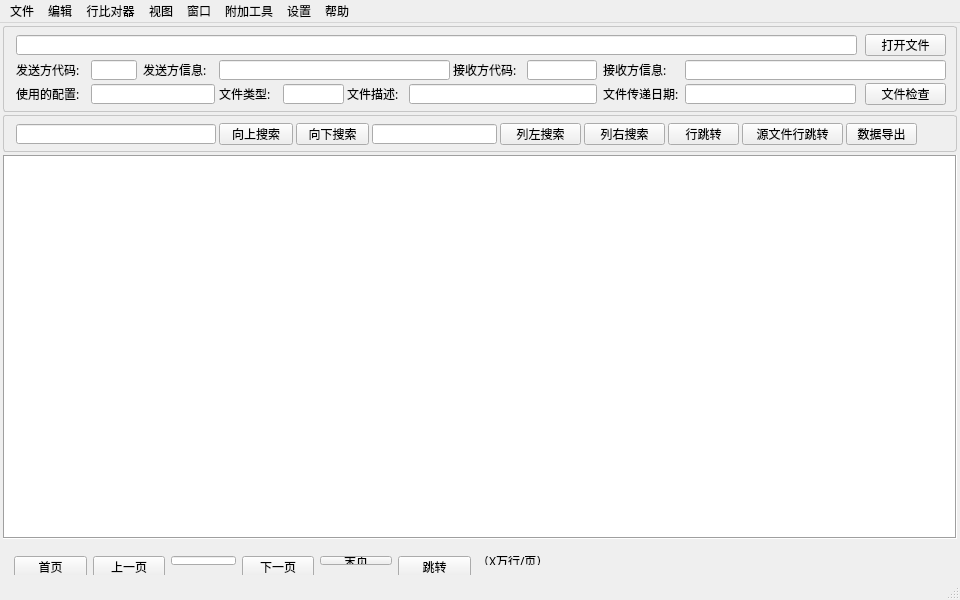
<?xml version="1.0" encoding="UTF-8"?>
<ui version="4.0">
 <class>MainWindow</class>
 <widget class="QMainWindow" name="MainWindow">
  <property name="geometry">
   <rect>
    <x>0</x>
    <y>0</y>
    <width>960</width>
    <height>600</height>
   </rect>
  </property>
  <property name="minimumSize">
   <size>
    <width>960</width>
    <height>300</height>
   </size>
  </property>
  <property name="windowTitle">
   <string>基金文件阅读器</string>
  </property>
  <property name="windowIcon">
   <iconset resource="../res.qrc">
    <normaloff>:/res/icon.ico</normaloff>:/res/icon.ico</iconset>
  </property>
  <property name="styleSheet">
   <string notr="true">font-family:Microsoft YaHei,Sans-serif;</string>
  </property>
  <property name="toolButtonStyle">
   <enum>Qt::ToolButtonTextOnly</enum>
  </property>
  <widget class="QWidget" name="centralWidget">
   <layout class="QVBoxLayout" name="verticalLayout">
    <property name="spacing">
     <number>3</number>
    </property>
    <property name="leftMargin">
     <number>3</number>
    </property>
    <property name="topMargin">
     <number>3</number>
    </property>
    <property name="rightMargin">
     <number>3</number>
    </property>
    <property name="bottomMargin">
     <number>3</number>
    </property>
    <item>
     <widget class="QFrame" name="frameInfo">
      <property name="sizePolicy">
       <sizepolicy hsizetype="Preferred" vsizetype="Fixed">
        <horstretch>0</horstretch>
        <verstretch>0</verstretch>
       </sizepolicy>
      </property>
      <property name="minimumSize">
       <size>
        <width>0</width>
        <height>86</height>
       </size>
      </property>
      <property name="maximumSize">
       <size>
        <width>16777215</width>
        <height>86</height>
       </size>
      </property>
      <property name="autoFillBackground">
       <bool>false</bool>
      </property>
      <property name="styleSheet">
       <string notr="true">.QFrame{
border-left: 1px solid rgb(198, 198, 198);
border-right: 1px solid rgb(198, 198, 198);
border-top: 1px solid rgb(198, 198, 198);
border-bottom: 1px solid rgb(198, 198, 198);
border-radius:3px;
}</string>
      </property>
      <property name="frameShape">
       <enum>QFrame::NoFrame</enum>
      </property>
      <property name="frameShadow">
       <enum>QFrame::Plain</enum>
      </property>
      <widget class="QLineEdit" name="currentOpenFilePathLineText">
       <property name="geometry">
        <rect>
         <x>13</x>
         <y>9</y>
         <width>841</width>
         <height>20</height>
        </rect>
       </property>
       <property name="readOnly">
        <bool>false</bool>
       </property>
      </widget>
      <widget class="QPushButton" name="pushButtonOpenFile">
       <property name="geometry">
        <rect>
         <x>862</x>
         <y>8</y>
         <width>81</width>
         <height>22</height>
        </rect>
       </property>
       <property name="text">
        <string>打开文件</string>
       </property>
      </widget>
      <widget class="QLabel" name="labelSendCode">
       <property name="geometry">
        <rect>
         <x>13</x>
         <y>34</y>
         <width>71</width>
         <height>20</height>
        </rect>
       </property>
       <property name="text">
        <string>发送方代码:</string>
       </property>
      </widget>
      <widget class="QLineEdit" name="lineEditSendCode">
       <property name="geometry">
        <rect>
         <x>88</x>
         <y>34</y>
         <width>46</width>
         <height>20</height>
        </rect>
       </property>
      </widget>
      <widget class="QLabel" name="labelSendInfo">
       <property name="geometry">
        <rect>
         <x>140</x>
         <y>34</y>
         <width>71</width>
         <height>20</height>
        </rect>
       </property>
       <property name="text">
        <string>发送方信息:</string>
       </property>
      </widget>
      <widget class="QLineEdit" name="lineEditSenfInfo">
       <property name="geometry">
        <rect>
         <x>216</x>
         <y>34</y>
         <width>231</width>
         <height>20</height>
        </rect>
       </property>
      </widget>
      <widget class="QLabel" name="labelRecCode">
       <property name="geometry">
        <rect>
         <x>450</x>
         <y>34</y>
         <width>71</width>
         <height>20</height>
        </rect>
       </property>
       <property name="text">
        <string>接收方代码:</string>
       </property>
      </widget>
      <widget class="QLineEdit" name="lineEditRecCode">
       <property name="geometry">
        <rect>
         <x>524</x>
         <y>34</y>
         <width>70</width>
         <height>20</height>
        </rect>
       </property>
      </widget>
      <widget class="QLabel" name="labeTRecInfo">
       <property name="geometry">
        <rect>
         <x>600</x>
         <y>34</y>
         <width>71</width>
         <height>20</height>
        </rect>
       </property>
       <property name="text">
        <string>接收方信息:</string>
       </property>
      </widget>
      <widget class="QLineEdit" name="lineEditRecInfo">
       <property name="geometry">
        <rect>
         <x>682</x>
         <y>34</y>
         <width>261</width>
         <height>20</height>
        </rect>
       </property>
      </widget>
      <widget class="QLabel" name="labelUseIni">
       <property name="geometry">
        <rect>
         <x>13</x>
         <y>58</y>
         <width>71</width>
         <height>20</height>
        </rect>
       </property>
       <property name="text">
        <string>使用的配置:</string>
       </property>
      </widget>
      <widget class="QLineEdit" name="lineEditUseIni">
       <property name="geometry">
        <rect>
         <x>88</x>
         <y>58</y>
         <width>124</width>
         <height>20</height>
        </rect>
       </property>
       <property name="readOnly">
        <bool>false</bool>
       </property>
      </widget>
      <widget class="QLabel" name="labelFileType">
       <property name="geometry">
        <rect>
         <x>216</x>
         <y>58</y>
         <width>61</width>
         <height>20</height>
        </rect>
       </property>
       <property name="text">
        <string>文件类型:</string>
       </property>
      </widget>
      <widget class="QLineEdit" name="lineEditFileType">
       <property name="geometry">
        <rect>
         <x>280</x>
         <y>58</y>
         <width>61</width>
         <height>20</height>
        </rect>
       </property>
       <property name="readOnly">
        <bool>false</bool>
       </property>
      </widget>
      <widget class="QLabel" name="labelFileDescribe">
       <property name="geometry">
        <rect>
         <x>344</x>
         <y>58</y>
         <width>61</width>
         <height>20</height>
        </rect>
       </property>
       <property name="text">
        <string>文件描述:</string>
       </property>
      </widget>
      <widget class="QLineEdit" name="lineEditFileDescribe">
       <property name="geometry">
        <rect>
         <x>406</x>
         <y>58</y>
         <width>188</width>
         <height>20</height>
        </rect>
       </property>
       <property name="readOnly">
        <bool>false</bool>
       </property>
      </widget>
      <widget class="QLabel" name="labelFileTransferDate">
       <property name="geometry">
        <rect>
         <x>600</x>
         <y>58</y>
         <width>81</width>
         <height>20</height>
        </rect>
       </property>
       <property name="text">
        <string>文件传递日期:</string>
       </property>
      </widget>
      <widget class="QLineEdit" name="lineEditFileTransferDate">
       <property name="geometry">
        <rect>
         <x>682</x>
         <y>58</y>
         <width>171</width>
         <height>20</height>
        </rect>
       </property>
       <property name="readOnly">
        <bool>false</bool>
       </property>
      </widget>
      <widget class="QPushButton" name="pushButtonOpenFile_2">
       <property name="geometry">
        <rect>
         <x>862</x>
         <y>57</y>
         <width>81</width>
         <height>22</height>
        </rect>
       </property>
       <property name="text">
        <string>文件检查</string>
       </property>
      </widget>
     </widget>
    </item>
    <item>
     <widget class="QFrame" name="frameTools">
      <property name="sizePolicy">
       <sizepolicy hsizetype="Preferred" vsizetype="Fixed">
        <horstretch>0</horstretch>
        <verstretch>0</verstretch>
       </sizepolicy>
      </property>
      <property name="minimumSize">
       <size>
        <width>0</width>
        <height>37</height>
       </size>
      </property>
      <property name="maximumSize">
       <size>
        <width>16777215</width>
        <height>37</height>
       </size>
      </property>
      <property name="styleSheet">
       <string notr="true">.QFrame{
border-left: 1px solid rgb(198, 198, 198);
border-right: 1px solid rgb(198, 198, 198);
border-top: 1px solid rgb(198, 198, 198);
border-bottom: 1px solid rgb(198, 198, 198);
border-radius:3px;
}</string>
      </property>
      <property name="frameShape">
       <enum>QFrame::NoFrame</enum>
      </property>
      <property name="frameShadow">
       <enum>QFrame::Plain</enum>
      </property>
      <property name="lineWidth">
       <number>1</number>
      </property>
      <widget class="QLineEdit" name="lineTextText">
       <property name="geometry">
        <rect>
         <x>13</x>
         <y>9</y>
         <width>200</width>
         <height>20</height>
        </rect>
       </property>
       <property name="readOnly">
        <bool>false</bool>
       </property>
      </widget>
      <widget class="QPushButton" name="pushButtonPreSearch">
       <property name="geometry">
        <rect>
         <x>216</x>
         <y>8</y>
         <width>74</width>
         <height>22</height>
        </rect>
       </property>
       <property name="toolTip">
        <string>&lt;html&gt;&lt;head/&gt;&lt;body&gt;&lt;p&gt;从你当前光标所在单元格开始向上全文件搜索文件内容...&lt;/p&gt;&lt;/body&gt;&lt;/html&gt;</string>
       </property>
       <property name="text">
        <string>向上搜索</string>
       </property>
      </widget>
      <widget class="QPushButton" name="pushButtonNextSearch">
       <property name="geometry">
        <rect>
         <x>293</x>
         <y>8</y>
         <width>73</width>
         <height>22</height>
        </rect>
       </property>
       <property name="toolTip">
        <string>&lt;html&gt;&lt;head/&gt;&lt;body&gt;&lt;p&gt;从你当前光标所在单元格开始向下全文件搜索文件内容...&lt;/p&gt;&lt;/body&gt;&lt;/html&gt;</string>
       </property>
       <property name="text">
        <string>向下搜索</string>
       </property>
      </widget>
      <widget class="QLineEdit" name="lineTextText_2">
       <property name="geometry">
        <rect>
         <x>369</x>
         <y>9</y>
         <width>125</width>
         <height>20</height>
        </rect>
       </property>
       <property name="toolTip">
        <string>这里输入字段的中文或者英文名都可以跳转</string>
       </property>
       <property name="readOnly">
        <bool>false</bool>
       </property>
      </widget>
      <widget class="QPushButton" name="pushButtonColumnJump">
       <property name="geometry">
        <rect>
         <x>497</x>
         <y>8</y>
         <width>81</width>
         <height>22</height>
        </rect>
       </property>
       <property name="toolTip">
        <string>&lt;html&gt;&lt;head/&gt;&lt;body&gt;&lt;p&gt;++++++++++++++++++++++++++++++++++&lt;/p&gt;&lt;p&gt;此功能用于快速跳转到你要查看的列&lt;/p&gt;&lt;p&gt;将水平进度条滚动到搜索的列（向左搜索）&lt;/p&gt;&lt;p&gt;请输入列标题跳转&lt;/p&gt;&lt;p&gt;支持输入列中文或者英文标题&lt;/p&gt;&lt;p&gt;+++++++++++++++++++++++++++++++++&lt;/p&gt;&lt;/body&gt;&lt;/html&gt;</string>
       </property>
       <property name="text">
        <string>列左搜索</string>
       </property>
      </widget>
      <widget class="QPushButton" name="pushButtonRowJump">
       <property name="geometry">
        <rect>
         <x>665</x>
         <y>8</y>
         <width>71</width>
         <height>22</height>
        </rect>
       </property>
       <property name="toolTip">
        <string>此功能为快速行跳转功能,将垂直进度条滚动到输入的行</string>
       </property>
       <property name="text">
        <string>行跳转</string>
       </property>
      </widget>
      <widget class="QPushButton" name="pushButtonRowJump2">
       <property name="geometry">
        <rect>
         <x>739</x>
         <y>8</y>
         <width>101</width>
         <height>22</height>
        </rect>
       </property>
       <property name="toolTip">
        <string>+++++++++++++++++++++++++++++++++++++++++++
此功能为快速行跳转功能,将垂直进度条滚动到输
入的源文件行,比如你使用文本编辑器打开数据文
件,发现文件第100行内容有问题,你可以在这里直
接输入100跳转到该行（文件第100行并不是记录第
100行）
+++++++++++++++++++++++++++++++++++++++++++</string>
       </property>
       <property name="text">
        <string>源文件行跳转</string>
       </property>
      </widget>
      <widget class="QPushButton" name="pushButtonExport">
       <property name="geometry">
        <rect>
         <x>843</x>
         <y>8</y>
         <width>71</width>
         <height>22</height>
        </rect>
       </property>
       <property name="toolTip">
        <string>&lt;html&gt;&lt;head/&gt;&lt;body&gt;&lt;p&gt;可以将数据导出到excel文件进行排序、筛选、统计分析...&lt;/p&gt;&lt;/body&gt;&lt;/html&gt;</string>
       </property>
       <property name="text">
        <string>数据导出</string>
       </property>
      </widget>
      <widget class="QPushButton" name="pushButtonColumnJump_2">
       <property name="geometry">
        <rect>
         <x>581</x>
         <y>8</y>
         <width>81</width>
         <height>22</height>
        </rect>
       </property>
       <property name="toolTip">
        <string>&lt;html&gt;&lt;head/&gt;&lt;body&gt;&lt;p&gt;++++++++++++++++++++++++++++++++++&lt;/p&gt;&lt;p&gt;此功能用于快速跳转到你要查看的列&lt;/p&gt;&lt;p&gt;将水平进度条滚动到搜索的列（向右搜索）&lt;/p&gt;&lt;p&gt;请输入列标题跳转&lt;/p&gt;&lt;p&gt;支持输入列中文或者英文标题&lt;/p&gt;&lt;p&gt;+++++++++++++++++++++++++++++++++&lt;/p&gt;&lt;/body&gt;&lt;/html&gt;</string>
       </property>
       <property name="text">
        <string>列右搜索</string>
       </property>
      </widget>
     </widget>
    </item>
    <item>
     <layout class="QGridLayout" name="gridLayout">
      <property name="bottomMargin">
       <number>0</number>
      </property>
      <item row="0" column="0">
       <widget class="QTableWidget" name="tableWidget">
        <property name="frameShape">
         <enum>QFrame::Box</enum>
        </property>
        <property name="frameShadow">
         <enum>QFrame::Sunken</enum>
        </property>
       </widget>
      </item>
      <item row="1" column="0">
       <widget class="QFrame" name="framePage">
        <property name="minimumSize">
         <size>
          <width>0</width>
          <height>30</height>
         </size>
        </property>
        <property name="maximumSize">
         <size>
          <width>16777215</width>
          <height>30</height>
         </size>
        </property>
        <property name="frameShape">
         <enum>QFrame::Box</enum>
        </property>
        <property name="frameShadow">
         <enum>QFrame::Plain</enum>
        </property>
        <property name="lineWidth">
         <number>0</number>
        </property>
        <widget class="QWidget" name="layoutWidget">
         <property name="geometry">
          <rect>
           <x>0</x>
           <y>0</y>
           <width>557</width>
           <height>31</height>
          </rect>
         </property>
         <layout class="QHBoxLayout" name="horizontalLayout">
          <item>
           <widget class="QPushButton" name="pushButtonPageFirst">
            <property name="minimumSize">
             <size>
              <width>0</width>
              <height>22</height>
             </size>
            </property>
            <property name="maximumSize">
             <size>
              <width>16777215</width>
              <height>22</height>
             </size>
            </property>
            <property name="toolTip">
             <string/>
            </property>
            <property name="text">
             <string>首页</string>
            </property>
           </widget>
          </item>
          <item>
           <widget class="QPushButton" name="pushButtonPagePrevious">
            <property name="minimumSize">
             <size>
              <width>0</width>
              <height>22</height>
             </size>
            </property>
            <property name="maximumSize">
             <size>
              <width>16777215</width>
              <height>22</height>
             </size>
            </property>
            <property name="toolTip">
             <string/>
            </property>
            <property name="text">
             <string>上一页</string>
            </property>
           </widget>
          </item>
          <item>
           <widget class="QLineEdit" name="pageText">
            <property name="minimumSize">
             <size>
              <width>65</width>
              <height>0</height>
             </size>
            </property>
            <property name="maximumSize">
             <size>
              <width>65</width>
              <height>16777215</height>
             </size>
            </property>
            <property name="toolTip">
             <string>当前所在页,可以输入页码后点击“跳转”按钮前往输入的页</string>
            </property>
            <property name="readOnly">
             <bool>false</bool>
            </property>
           </widget>
          </item>
          <item>
           <widget class="QPushButton" name="pushButtonPageNext">
            <property name="minimumSize">
             <size>
              <width>0</width>
              <height>22</height>
             </size>
            </property>
            <property name="maximumSize">
             <size>
              <width>16777215</width>
              <height>22</height>
             </size>
            </property>
            <property name="toolTip">
             <string/>
            </property>
            <property name="text">
             <string>下一页</string>
            </property>
           </widget>
          </item>
          <item>
           <widget class="QPushButton" name="pushButtonPageLast">
            <property name="maximumSize">
             <size>
              <width>16777215</width>
              <height>22</height>
             </size>
            </property>
            <property name="toolTip">
             <string/>
            </property>
            <property name="text">
             <string>末页</string>
            </property>
           </widget>
          </item>
          <item>
           <widget class="QPushButton" name="pushButtonGo">
            <property name="minimumSize">
             <size>
              <width>0</width>
              <height>22</height>
             </size>
            </property>
            <property name="maximumSize">
             <size>
              <width>16777215</width>
              <height>22</height>
             </size>
            </property>
            <property name="toolTip">
             <string>跳转到输入的页</string>
            </property>
            <property name="text">
             <string>跳转</string>
            </property>
           </widget>
          </item>
          <item>
           <widget class="QLabel" name="labelPageSize">
            <property name="text">
             <string>（X万行/页）</string>
            </property>
           </widget>
          </item>
         </layout>
        </widget>
       </widget>
      </item>
     </layout>
    </item>
   </layout>
  </widget>
  <widget class="QMenuBar" name="menuBar">
   <property name="geometry">
    <rect>
     <x>0</x>
     <y>0</y>
     <width>960</width>
     <height>23</height>
    </rect>
   </property>
   <widget class="QMenu" name="menuFile">
    <property name="title">
     <string>文件</string>
    </property>
    <addaction name="fileOpen"/>
    <addaction name="actionfileOpenAdv"/>
    <addaction name="actionsss"/>
    <addaction name="actionSave"/>
    <addaction name="actionSaveAS"/>
    <addaction name="actioncreatenewofdfile"/>
   </widget>
   <widget class="QMenu" name="menuAbout">
    <property name="title">
     <string>帮助</string>
    </property>
    <addaction name="aboutOpen"/>
    <addaction name="actionaboutAuthor"/>
    <addaction name="actionwebsite"/>
    <addaction name="actionmanual"/>
    <addaction name="actiontipslist"/>
    <addaction name="actionAboutQt"/>
   </widget>
   <widget class="QMenu" name="menu">
    <property name="title">
     <string>行比对器</string>
    </property>
    <addaction name="actionsOpenCompare"/>
    <addaction name="actionClearCompare"/>
   </widget>
   <widget class="QMenu" name="menu_2">
    <property name="title">
     <string>视图</string>
    </property>
    <addaction name="viewMode"/>
   </widget>
   <widget class="QMenu" name="menuSetting">
    <property name="title">
     <string>设置</string>
    </property>
    <addaction name="actionpreference"/>
   </widget>
   <widget class="QMenu" name="menuwindow">
    <property name="title">
     <string>窗口</string>
    </property>
    <addaction name="actionnewWindow"/>
   </widget>
   <widget class="QMenu" name="menu_3">
    <property name="title">
     <string>附加工具</string>
    </property>
    <addaction name="actiondifftools"/>
    <addaction name="actionscreen"/>
    <addaction name="actionfileedit"/>
    <addaction name="actionopeninexcel"/>
    <addaction name="actionmtime"/>
   </widget>
   <widget class="QMenu" name="menuEdit">
    <property name="title">
     <string>编辑</string>
    </property>
    <addaction name="actioncopy"/>
    <addaction name="actionedit"/>
    <addaction name="actionedit2"/>
   </widget>
   <addaction name="menuFile"/>
   <addaction name="menuEdit"/>
   <addaction name="menu"/>
   <addaction name="menu_2"/>
   <addaction name="menuwindow"/>
   <addaction name="menu_3"/>
   <addaction name="menuSetting"/>
   <addaction name="menuAbout"/>
  </widget>
  <widget class="QStatusBar" name="statusBar"/>
  <action name="fileOpen">
   <property name="text">
    <string>打开文件</string>
   </property>
   <property name="shortcut">
    <string>Ctrl+O</string>
   </property>
  </action>
  <action name="aboutOpen">
   <property name="text">
    <string>关于程序</string>
   </property>
   <property name="shortcut">
    <string>F1</string>
   </property>
  </action>
  <action name="actionAboutQt">
   <property name="text">
    <string>关于QT</string>
   </property>
   <property name="statusTip">
    <string/>
   </property>
  </action>
  <action name="actionsOpenCompare">
   <property name="text">
    <string>打开比对器视图</string>
   </property>
   <property name="shortcut">
    <string>Ctrl+X</string>
   </property>
  </action>
  <action name="actionClearCompare">
   <property name="text">
    <string>清空比对器数据</string>
   </property>
   <property name="shortcut">
    <string>Ctrl+L</string>
   </property>
  </action>
  <action name="actionsss">
   <property name="text">
    <string>重新读取文件</string>
   </property>
   <property name="shortcut">
    <string>F5</string>
   </property>
  </action>
  <action name="actionSave">
   <property name="text">
    <string>文件保存(自动备份原文件)</string>
   </property>
   <property name="shortcut">
    <string>Ctrl+S</string>
   </property>
  </action>
  <action name="actionSaveAS">
   <property name="text">
    <string>文件另存为</string>
   </property>
   <property name="shortcut">
    <string>Ctrl+Alt+S</string>
   </property>
  </action>
  <action name="actionaboutAuthor">
   <property name="text">
    <string>关于作者</string>
   </property>
   <property name="shortcut">
    <string>F2</string>
   </property>
  </action>
  <action name="viewMode">
   <property name="text">
    <string>精简视图</string>
   </property>
   <property name="shortcut">
    <string>Ctrl+G</string>
   </property>
  </action>
  <action name="actionfileOpenAdv">
   <property name="text">
    <string>打开文件(手工选择配置)</string>
   </property>
   <property name="toolTip">
    <string>高级打开文件(手工选择配置)</string>
   </property>
   <property name="shortcut">
    <string>Ctrl+Shift+O</string>
   </property>
  </action>
  <action name="actionpreference">
   <property name="text">
    <string>首选项</string>
   </property>
  </action>
  <action name="actionnewWindow">
   <property name="text">
    <string>新窗口</string>
   </property>
  </action>
  <action name="actionerrorFind">
   <property name="text">
    <string>数据错误评估</string>
   </property>
  </action>
  <action name="actionwebsite">
   <property name="text">
    <string>官方网站</string>
   </property>
  </action>
  <action name="actionmanual">
   <property name="text">
    <string>使用手册</string>
   </property>
  </action>
  <action name="actiondifftools">
   <property name="text">
    <string>打开文件对比工具</string>
   </property>
  </action>
  <action name="actionfileedit">
   <property name="text">
    <string>文本编辑器中打开当前文件</string>
   </property>
   <property name="shortcut">
    <string>Ctrl+Alt+F</string>
   </property>
  </action>
  <action name="actioncreatenewofdfile">
   <property name="text">
    <string>新建OFD文件</string>
   </property>
   <property name="shortcut">
    <string>Ctrl+N</string>
   </property>
  </action>
  <action name="actioncopy">
   <property name="text">
    <string>复制选择的单元格</string>
   </property>
   <property name="shortcut">
    <string>Ctrl+C</string>
   </property>
  </action>
  <action name="actionedit">
   <property name="text">
    <string>编辑选择的单元格(仅支持OFD文件)</string>
   </property>
   <property name="shortcut">
    <string>Ctrl+E</string>
   </property>
  </action>
  <action name="actionedit2">
   <property name="text">
    <string>编辑选择的行(仅支持OFD文件)</string>
   </property>
   <property name="shortcut">
    <string>Ctrl+Shift+E</string>
   </property>
  </action>
  <action name="actionopeninexcel">
   <property name="text">
    <string>导出到Excel并打开当前文件</string>
   </property>
   <property name="shortcut">
    <string>Ctrl+Alt+E</string>
   </property>
  </action>
  <action name="actionscreen">
   <property name="text">
    <string>对当前窗口进行截图保存</string>
   </property>
   <property name="shortcut">
    <string>Ctrl+Alt+R</string>
   </property>
  </action>
  <action name="actiontipslist">
   <property name="text">
    <string>查看所有温馨提示</string>
   </property>
  </action>
  <action name="actionmtime">
   <property name="text">
    <string>文件时间戳【修改时间】修改工具</string>
   </property>
  </action>
 </widget>
 <layoutdefault spacing="6" margin="11"/>
 <resources>
  <include location="../res.qrc"/>
 </resources>
 <connections/>
</ui>
